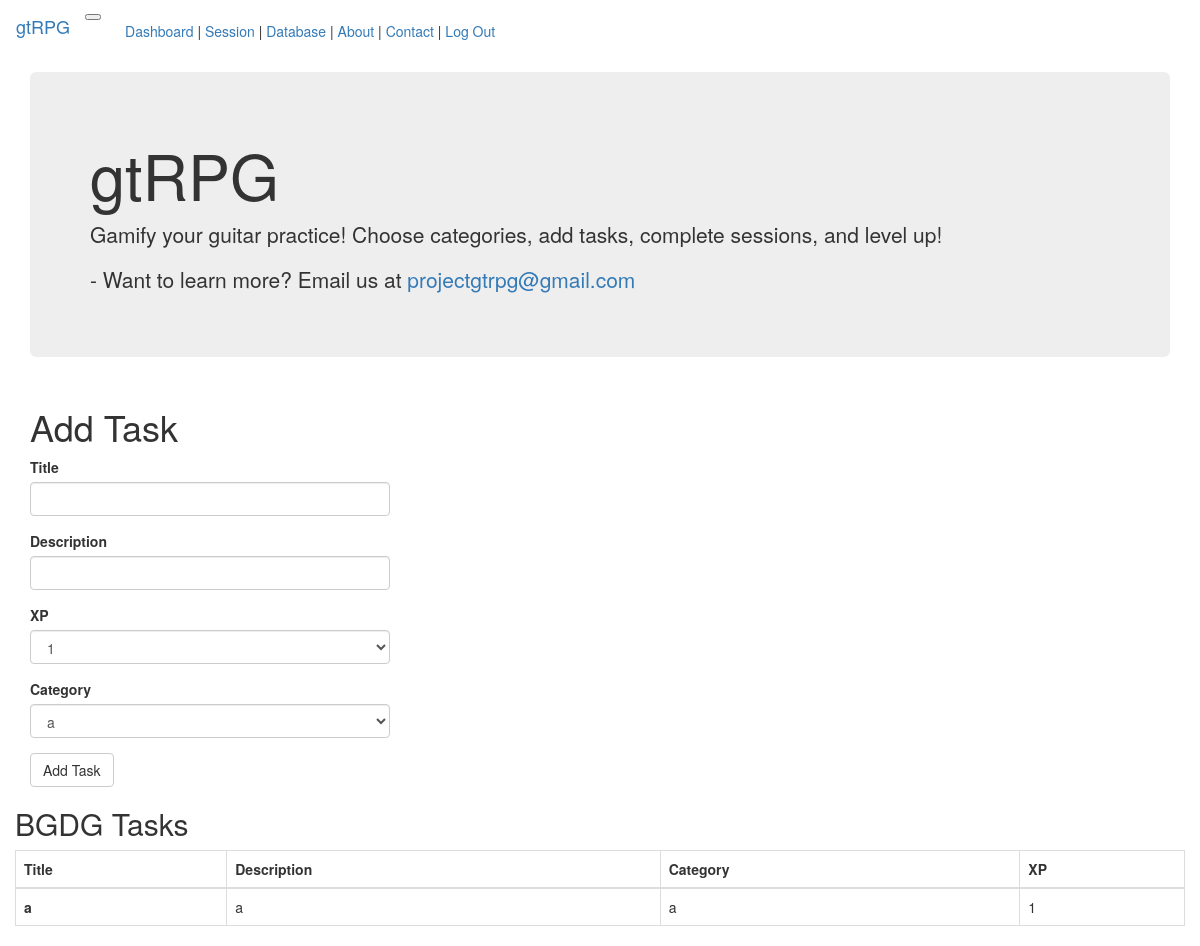
Before: /user/dd/add_task (signed in) with the older database file.
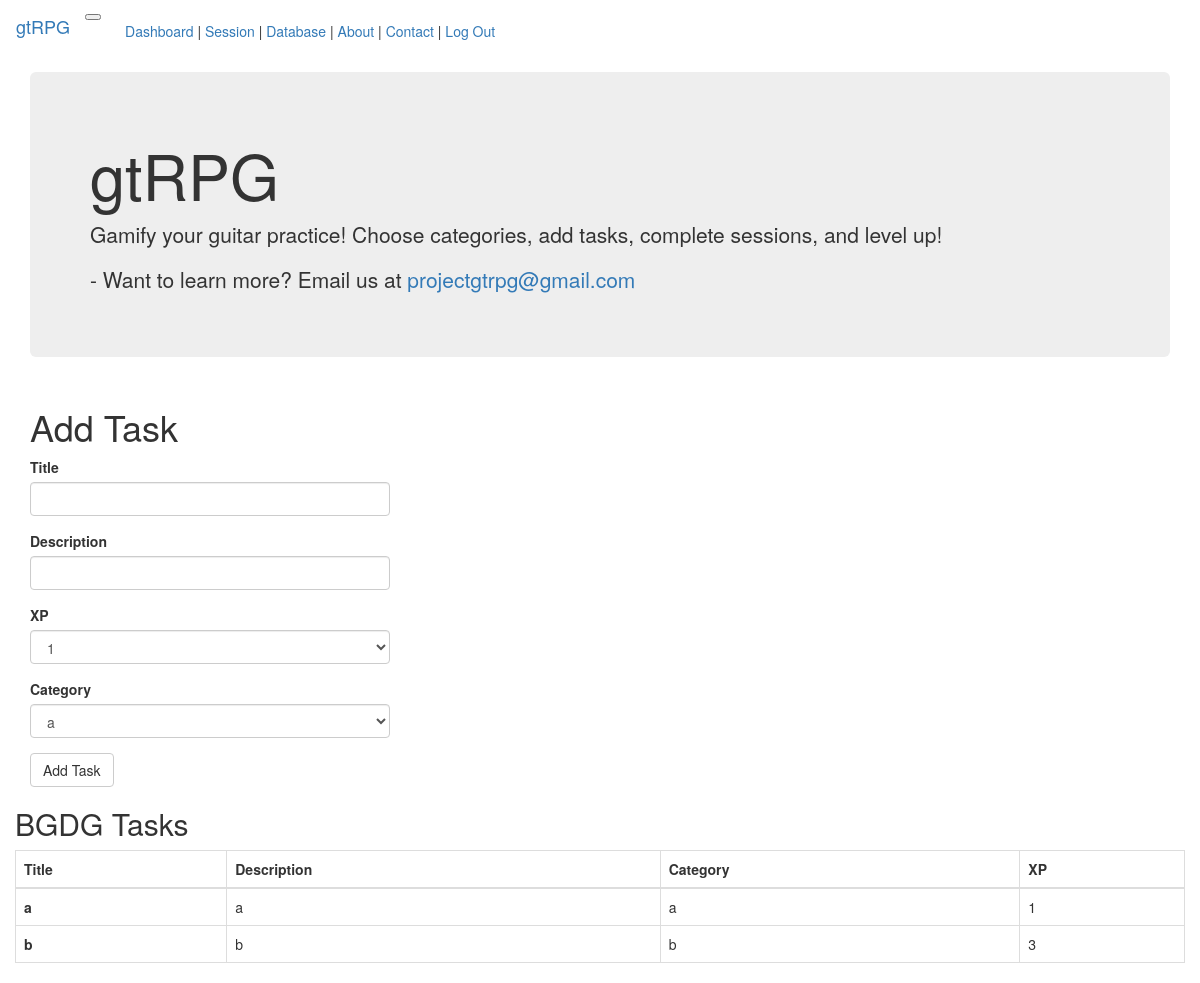
After: the same page with the newer database file.
### app/models.py (models this page shows, shortened)
class Task(db.Model):
    id = db.Column(db.Integer, primary_key=True)
    user_id = db.Column('user_id', db.Integer, db.ForeignKey('user.id'))
    category_id = db.Column(db.Integer, db.ForeignKey('category.id'), nullable=False)
    timestamp = db.Column(db.DateTime, index=True, default=datetime.utcnow)
    title = db.Column(db.String(100), nullable=False)
    description = db.Column(db.String(200))
    xp = db.Column(db.Integer, index=True)

class Category(db.Model):
    id = db.Column(db.Integer, primary_key=True)
    title = db.Column(db.String(100), unique=True, nullable=False)
    description = db.Column(db.String(200))
    timestamp = db.Column(db.DateTime, index=True, default=datetime.utcnow)
    tasks = db.relationship('Task', backref='category', lazy=True)

### app/main/routes.py (the view, shortened to what this page needs)
@bp.route('/user/<username>/add_task', methods=['GET', 'POST'])
@login_required
def add_user_task(username):
    user = User.query.filter_by(username=username).first_or_404()
    duser = get_dumped_user(user)
    user_task_list = Task.query.filter(Task.user_id == user.id).all()
    add_task_form = AddTaskForm()
    user_cat_id_list = []
    for user_cat in user.user_category:
        user_cat_id_list.append(user_cat.category_id)
    categories = Category.query.filter(Category.id.in_(user_cat_id_list)).all()
    add_task_form.category_id.choices = [(cat.id, cat.title) for cat in categories]
    return render_template('add_task.html', title="Add Task | gtRPG", user=user, user_task_list=user_task_list, add_task_form=add_task_form)

### app/main/forms.py (shortened to what this page needs)
class AddTaskForm(FlaskForm):
    title = StringField('Title', validators=[DataRequired()])
    description = StringField('Description', validators=[DataRequired()])
    xp = SelectField(u'XP', choices=[(1, '1'), (2, '2'), (3, '3'), (5, '5'), (8, '8'), (13, '13')], coerce=int)
    category_id = SelectField(u'Category', coerce=int)
    add_task_submit = SubmitField('Add Task')

### app/main/routes.py (called while the page is built)
@bp.before_request
def before_request():
    if current_user.is_authenticated:
        current_user.last_seen = datetime.utcnow()
        db.session.commit()

def get_dumped_user(user):
    dumped_user = USER_SCHEMA.dump(user)
    return dumped_user

### app/models.py (called while the page is built)
@login.user_loader
def load_user(id):
    return User.query.get(int(id))

### app/templates/add_task.html
{% extends "base.html" %}
{% import 'bootstrap/wtf.html' as wtf %}
{% block app_content %}
    <div class="row">
        <div class="col-md-4">
            {% if (add_task_form.category_id.choices is defined) and add_task_form.category_id.choices %}
            <h1>Add Task</h1>
            {{ wtf.quick_form(add_task_form) }}
            {% else %}
            <h4><i>To add a task, you must first <a href="{{ url_for('main.add_user_category', username=current_user.username) }}">add a category.</a></i></h4>
            {% endif %}
        </div>
    </div>
    <div class="row" id ="tasksTable">
        <div class="col">
            <h2>{{current_user.username}} Tasks</h2>
            {% if (user_task_list is defined) and user_task_list %}
            <table class="table table-dark table-bordered table-hover">
                <thead class="thead-dark">
                    <tr>
                        <th scope="col">Title</th>
                        <th scope="col">Description</th>
                        <th scope="col">Category</th>
                        <th scope="col">XP</th>
                    </tr>
                </thead>
                <tbody>
                    {% for task in user_task_list %}
                        <tr>
                            <th scope="row">{{task.title}}</th>
                            <td>{{task.description}}</td>
                            <td>{{task.category.title}}</td>
                            <td>{{task.xp}}</td>
                        </tr>
                    {% endfor %}
                </tbody>
            </table>
            {% else %}
            <h4><i>No tasks added</i></h4>
            {% endif %}
        </div>
    </div>
{% endblock %}

Changed rows visible on the page:
added Task: title "b", description "b", category "b", xp "3"
